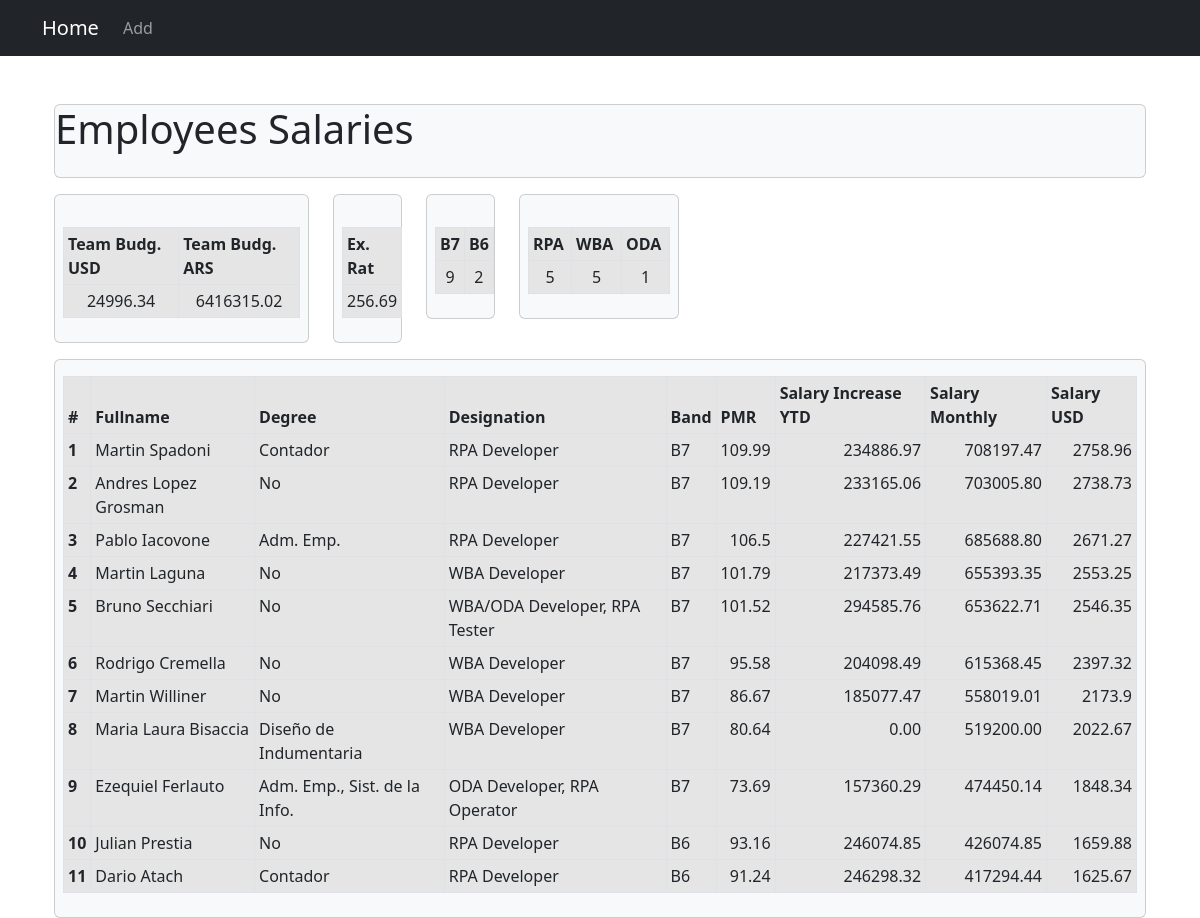
/, run on an earlier commit of the app's database.
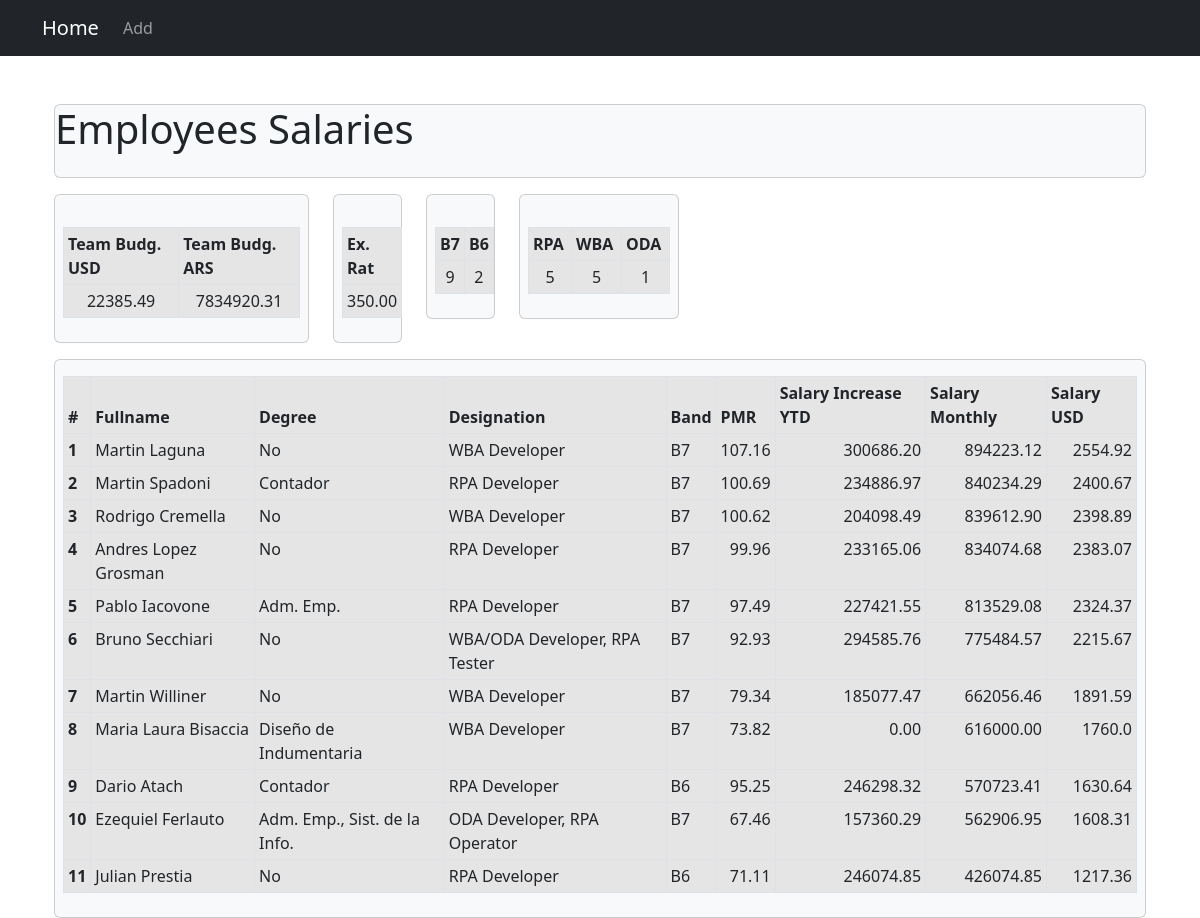
And on a later commit of the database.
### employees/models.py (models this page shows, shortened)
class mid_exchrate(models.Model):
	band = models.CharField(max_length=2)
	midpoint = models.DecimalField(max_digits=10, decimal_places=2)
	exch_rate = models.DecimalField(max_digits=10, decimal_places=2)

class Employee(models.Model):
	first_name = models.CharField(max_length=100)
	last_name = models.CharField(max_length=100)
	designation = models.CharField(max_length=100)
	photo = models.ImageField(upload_to='images', blank=True)
	band = models.CharField(max_length=2)
	pmr = models.DecimalField(max_digits=5, decimal_places=2)
	salary_increase_ytd = models.DecimalField(max_digits=10, decimal_places=2)
	salary_monthly = models.DecimalField(max_digits=10, decimal_places=2)
	salary_usd = models.DecimalField(max_digits=10, decimal_places=2)
	title = models.CharField(max_length=100)

### employees/views.py (the view)
# urls.py: 2. Add a URL to urlpatterns:  path('', views.home, name='home')
def home(request):
	employees = Employee.objects.all().order_by('-salary_monthly')
	sum_dolar = 0.0
	sum_pesos = 0.0
	countb7=0
	countb6=0
	countrpa=0
	countwba=0
	countoda=0
	for employee in employees:
		if employee.band == "B7":
			midp = mid_exchrate.objects.get(band='B7')
			exchg = midp.exch_rate
			countb7 += 1
		elif employee.band == "B6":
			midp = mid_exchrate.objects.get(band='B6')
			exchg = midp.exch_rate
			countb6 += 1
		elif employee.band == "B8":
			midp = mid_exchrate.objects.get(band='B8')
			exchg = midp.exch_rate
		else:
			midp = mid_exchrate.objects.get(band='B9')
			exchg = midp.exch_rate
		if employee.designation == "RPA Developer":
			countrpa += 1
		elif employee.designation == "WBA Developer":
			countwba += 1
		else:
			if employee.first_name == "Bruno":
				countwba += 1
			elif employee.first_name == "Ezequiel":
				countoda += 1
			else:
				pass
		employee.pmr = (employee.salary_monthly/ midp.midpoint)*100
		employee.pmr = round(float(employee.pmr),2)
		employee.salary_usd = employee.salary_monthly / exchg
		employee.salary_usd = round(float(employee.salary_usd),2)
		employee.save()
		sum_dolar += float(employee.salary_usd)
		sum_pesos += float(employee.salary_monthly)
		sum_dolar = round(sum_dolar,2)
		sum_pesos = round(sum_pesos,2)
	context = {
		'employees': employees,
		'sum_dolar': sum_dolar,
		'sum_pesos': sum_pesos,
		'countb7': countb7,
		'countb6': countb6,
		'countoda': countoda,
		'countrpa': countrpa,
		'countwba': countwba,
		'exchg':exchg,
	}
	return render(request, 'home.html', context)

### templates/home.html
{% extends 'base.html' %}
{% block content %}
<div class="container">
<div class="card text-dark bg-light mt-3" style="max-width: 78rem;">
	 <h1 class="card-title mb-4">Employees Salaries</h1>
</div>
<div class="row">
<div class="col-sm-3">
<div class="card text-dark bg-light mt-3" style="max-width: 20rem;">
	<br>
	<div class="m-2">
		<table class="table table-sm table-active table-bordered">
			<thead>
				<tr>
				<th scope="col">Team Budg. USD</th>
	      		<th scope="col">Team Budg. ARS</th>
	      	</tr>
			</thead>
		<tbody>
			<tr>
			<td style="text-align: center;">{{ sum_dolar }}</td>
			 <td style="text-align: center;">{{ sum_pesos }}</td>
			</tr>
		</tbody>
		</table>
	</div>
</div>
</div>
<div class="col-sm-1">
<div class="card text-dark bg-light mt-3">
	<br>
	<div class="m-2">
		<table class="table table-sm table-active table-bordered">
			<thead>
				<tr>
				<th scope="col">Ex. Rat</th>
	      	</tr>
			</thead>
		<tbody>
			<tr>
			<td style="text-align: center;">{{ exchg }}</td>
			</tr>
		</tbody>
		</table>
	</div>
</div>
</div>
<div class="col-sm-1">
<div class="card text-dark bg-light mt-3" style="max-width: 25rem;">
	<br>
	<div class="m-2">
		<table class="table table-sm table-active table-bordered">
			<thead>
				<tr>
				<th scope="col">B7</th>
	      		<th scope="col">B6</th>
	      	</tr>
			</thead>
		<tbody>
			<tr>
			<td style="text-align: center;">{{ countb7 }}</td>
			 <td style="text-align: center;">{{ countb6 }}</td>
			</tr>
		</tbody>
		</table>
	</div>
</div>
</div>
<div class="col-sm-2">
<div class="card text-dark bg-light mt-3" style="max-width: 10rem;">
	<br>
	<div class="m-2">
		<table class="table table-sm table-active table-bordered">
			<thead>
				<tr>
				<th scope="col">RPA</th>
	      		<th scope="col">WBA</th>
	      		<th scope="col">ODA</th>
	      	</tr>
			</thead>
		<tbody>
			<tr>
			<td style="text-align: center;">{{ countrpa }}</td>
			 <td style="text-align: center;">{{ countwba }}</td>
			 <td style="text-align: center;">{{ countoda }}</td>
			</tr>
		</tbody>
		</table>
	</div>
</div>
</div>
</div>
<div class="card text-dark bg-light mt-3 mx-auto" style="max-width: 85rem;">
	<div class="mt-3 m-2">
	 <table class="table table-sm table-active table-bordered table-hover">
	    <thead>
	    <tr>
	      <th scope="col">#</th>
	      <th scope="col">Fullname</th>
	      <th scope="col">Degree</th>
	      <th scope="col">Designation</th>
	      <th scope="col">Band</th>
	      <th scope="col">PMR</th>
	      <th scope="col">Salary Increase YTD</th>
	      <th scope="col">Salary Monthly</th>
	      <th scope="col">Salary USD</th>
	    </tr>
	  </thead>
	  <tbody>
	  {% for employee in employees %}
	    <tr>
	      <th scope="row">{{ forloop.counter }}</th>
	      <td><a href="{% url 'employeeDetails' employee.id %}" class="list-group-item">{{ employee.first_name }} {{ employee.last_name }}</a></td>
	      <td><a href="{% url 'employeeDetails' employee.id %}" class="list-group-item">{{ employee.title }}</a></td>
	      <td><a href="{% url 'employeeDetails' employee.id %}" class="list-group-item">{{ employee.designation }}</a></td>
	      <td><a href="{% url 'employeeDetails' employee.id %}" class="list-group-item">{{ employee.band }}</a></td>
	      <td style="text-align: right;"><a href="{% url 'employeeDetails' employee.id %}" class="list-group-item">{{ employee.pmr }}</a></td>
	      <td style="text-align: right;"><a href="{% url 'employeeDetails' employee.id %}" class="list-group-item">{{ employee.salary_increase_ytd }}</a></td>
	      <td style="text-align: right;"><a href="{% url 'employeeDetails' employee.id %}" class="list-group-item">{{ employee.salary_monthly }}</a></td>
	      <td style="text-align: right;"><a href="{% url 'employeeDetails' employee.id %}" class="list-group-item">{{ employee.salary_usd }}</a></td>
	    </tr>
	   {% endfor %}
	  </tbody>
	</table>
</div>
</div>
</div>
{% endblock%}

What changed in the data, as far as the page shows it:
changed mid_exchrate: exch_rate "256.69" → "350.00"
changed Employee "Laguna": pmr "101.79" → "107.16"; salary_increase_ytd "217373.49" → "300686.20"; salary_monthly "655393.35" → "894223.12"; salary_usd "2553.25" → "2554.92"; moves up the list
changed Employee "Spadoni": pmr "109.99" → "100.69"; salary_monthly "708197.47" → "840234.29"; salary_usd "2758.96" → "2400.67"
changed Employee "Rodrigo": pmr "95.58" → "100.62"; salary_monthly "615368.45" → "839612.90"; salary_usd "2397.32" → "2398.89"; moves up the list
changed Employee "Andres": pmr "109.19" → "99.96"; salary_monthly "703005.80" → "834074.68"; salary_usd "2738.73" → "2383.07"
changed Employee "Pablo": pmr "106.5" → "97.49"; salary_monthly "685688.80" → "813529.08"; salary_usd "2671.27" → "2324.37"
changed Employee "Bruno": pmr "101.52" → "92.93"; salary_monthly "653622.71" → "775484.57"; salary_usd "2546.35" → "2215.67"
changed Employee "Williner": pmr "86.67" → "79.34"; salary_monthly "558019.01" → "662056.46"; salary_usd "2173.9" → "1891.59"
changed Employee "Maria Laura": pmr "80.64" → "73.82"; salary_monthly "519200.00" → "616000.00"; salary_usd "2022.67" → "1760.0"
changed Employee "Dario": pmr "91.24" → "95.25"; salary_monthly "417294.44" → "570723.41"; salary_usd "1625.67" → "1630.64"; moves up the list
changed Employee "Ezequiel": pmr "73.69" → "67.46"; salary_monthly "474450.14" → "562906.95"; salary_usd "1848.34" → "1608.31"
changed Employee "Julian": pmr "93.16" → "71.11"; salary_usd "1659.88" → "1217.36"
Also different on the page:
{{ sum_dolar }}: "24996.34" → "22385.49"
{{ sum_pesos }}: "6416315.02" → "7834920.31"
